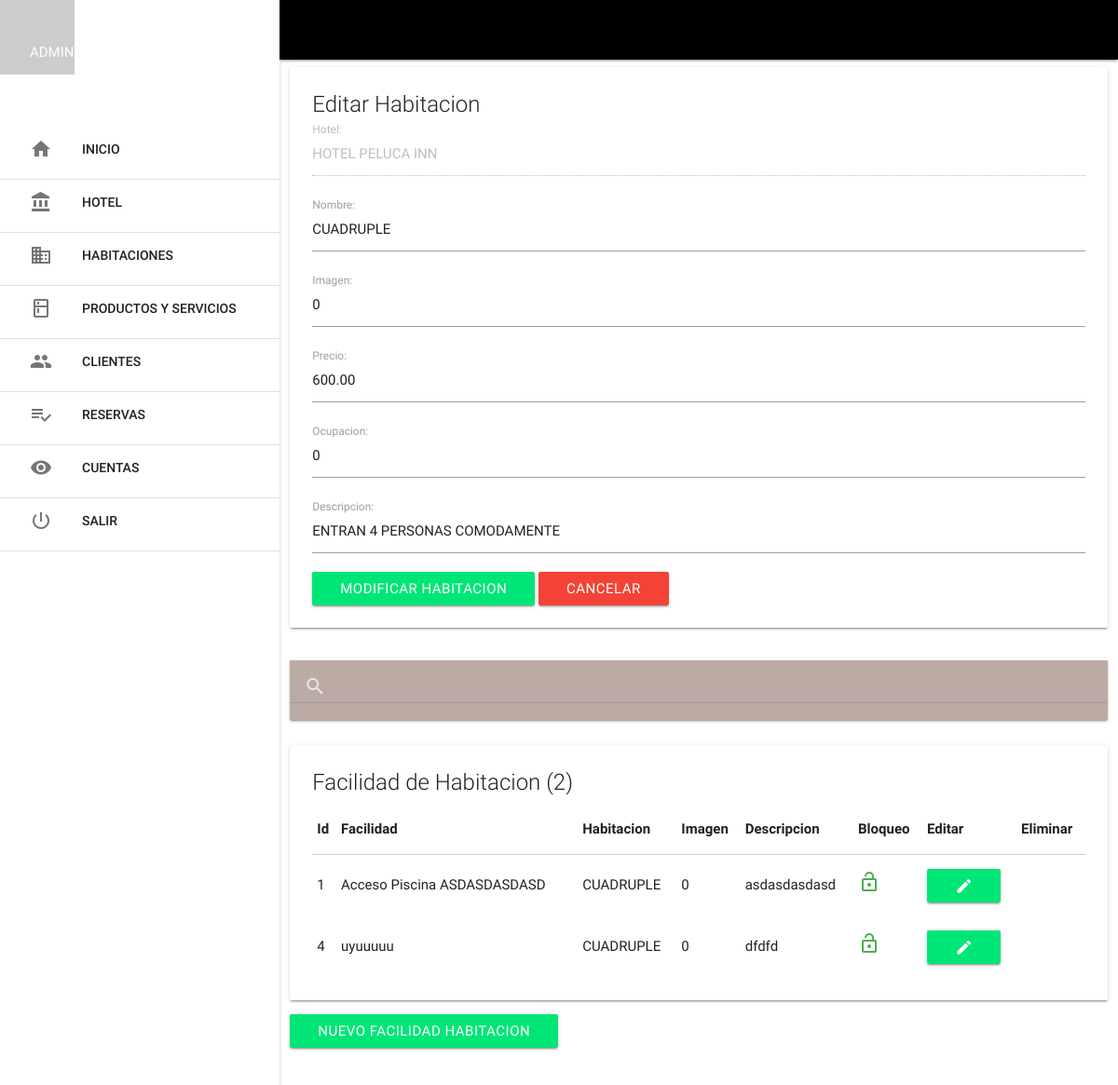
/mlt_habitacion/mlt_habitacion_ver.php?id=3 (signed in), run on the app's committed database.
### tables this page shows
CREATE TABLE IF NOT EXISTS `mlt_habitacion` (
  `hab_id` int(11) NOT NULL AUTO_INCREMENT,
  `hot_id` int(11) DEFAULT NULL,
  `hab_nombre` varchar(50) DEFAULT NULL,
  `hab_imagen` varchar(255) DEFAULT NULL,
  `hab_precio` decimal(8,2) DEFAULT NULL,
  `hab_ocupacion` tinyint(1) DEFAULT NULL,
  `hab_descripcion` text,
  `hab_estado` tinyint(1) DEFAULT NULL,
  PRIMARY KEY (`hab_id`),
  KEY `hot_id` (`hot_id`),
  CONSTRAINT `mlt_habitacion_ibfk_1` FOREIGN KEY (`hot_id`) REFERENCES `mlt_hotel` (`hot_id`)
);

CREATE TABLE IF NOT EXISTS `mlt_hotel` (
  `hot_id` int(11) NOT NULL AUTO_INCREMENT,
  `idi_id` int(11) DEFAULT NULL,
  `hot_nombre` varchar(80) DEFAULT NULL,
  `hot_direccion` varchar(255) DEFAULT NULL,
  `hot_ciudad` varchar(50) DEFAULT NULL,
  `hot_pais` varchar(50) DEFAULT NULL,
  `hot_ejex` varchar(20) DEFAULT NULL,
  `hot_ejey` varchar(20) DEFAULT NULL,
  `hot_email` varchar(80) DEFAULT NULL,
  `hot_telefono` int(15) DEFAULT NULL,
  `hot_estrellas` tinyint(1) DEFAULT NULL,
  `hot_imagen` varchar(255) DEFAULT NULL,
  `hot_descripcion` text,
  `hot_estado` tinyint(1) DEFAULT NULL,
  PRIMARY KEY (`hot_id`),
  KEY `idi_id` (`idi_id`),
  CONSTRAINT `mlt_hotel_ibfk_1` FOREIGN KEY (`idi_id`) REFERENCES `mlt_idioma` (`idi_id`)
);

CREATE TABLE IF NOT EXISTS `mlt_habitacion_facilitys` (
  `fac_id` int(11) NOT NULL AUTO_INCREMENT,
  `hab_id` int(11) DEFAULT NULL,
  `fac_nombre` varchar(50) DEFAULT NULL,
  `fac_imagen` varchar(255) DEFAULT NULL,
  `fac_descripcion` text,
  `fac_estado` tinyint(1) DEFAULT NULL,
  PRIMARY KEY (`fac_id`),
  KEY `hab_id` (`hab_id`),
  CONSTRAINT `mlt_habitacion_facilitys_ibfk_1` FOREIGN KEY (`hab_id`) REFERENCES `mlt_habitacion` (`hab_id`)
);

### mlt_habitacion/mlt_habitacion_ver.php (the view, shortened to what this page needs)
<?php include '../extend/header.php';
$hab_id = $con->real_escape_string(htmlentities($_GET['id']));
$sel = $con->query("SELECT mlt_habitacion.hab_id, mlt_habitacion.hot_id, (select mlt_hotel.hot_nombre from mlt_hotel where mlt_hotel.hot_id = mlt_habitacion.hot_id) as NombreHotel, mlt_habitacion.hab_nombre, mlt_habitacion.hab_imagen, mlt_habitacion.hab_precio, mlt_habitacion.hab_ocupacion, mlt_habitacion.hab_descripcion, mlt_habitacion.hab_estado FROM mlt_habitacion WHERE hab_id = $hab_id");
	while($f = $sel->fetch_assoc()){
?>
<div class="row">
	<div class="col s12">
		<div class="card">
			<div class="card-content">
				<span class="card-title">Editar Habitacion</span>
				<form class="form" action="controller_mlt_habitacion.php?op=modificar_mlt_habitacion&id=<?php echo $hab_id; ?>" method="post" enctype="multipart/form-data">
					<?php
                        if($_SESSION['nivel'] == 0)
                        {
                            echo ('<div class="input-field">');
                            echo ('<select name="hot_id" id="hot_id">');
                            echo ('option value="" disabled selected>Elija Hotel</option>');
                                $sel2 = $con->query("SELECT hot_id, hot_nombre FROM mlt_hotel where hot_estado = 1 and hot_id != 1 order by hot_nombre;");
                                while($f1 = $sel2->fetch_assoc()){
                                    echo '<option value="' . $f1['hot_id'] . '" selected>' . $f1['hot_nombre'] . '</option>';
                                }
                            echo ('</select>');
                            echo ('<label>Seleccione Hotel</label>');
                            echo ('</div>');
                        }
                        else
                        {
                            echo ('<div class="input-field">');
                                echo ('<input type="text" name="hot_id" disabled required');
                                $hoteel = $_SESSION['hot_id'];
                                $sel2 = $con->query("SELECT hot_id, hot_nombre FROM mlt_hotel where hot_id = $hoteel;");
                                while($f1 = $sel2->fetch_assoc())
                                {
                                    echo ('id="hot_id" value="' . $f1['hot_nombre'] . '" >');
                                }
                                echo ('<label for="hot_id">Hotel:</label>');
                            echo ('</div>');
                        }
                    ?>
					<div class="input-field">
						<input type="text" name="hab_nombre" required
						id="hab_nombre" value="<?php echo $f['hab_nombre']; ?>">
						<label for="hab_nombre">Nombre:</label>
					</div>
					<div class="input-field">
						<input type="text" name="hab_imagen" required
						id="hab_imagen" value="<?php echo $f['hab_imagen']; ?>">
						<label for="hab_imagen">Imagen:</label>
					</div>
					<div class="input-field">
						<input type="text" name="hab_precio" required
						id="hab_precio" value="<?php echo $f['hab_precio']; ?>">
						<label for="hab_precio">Precio:</label>
					</div>
					<div class="input-field">
						<input type="text" name="hab_ocupacion" required
						id="hab_ocupacion" value="<?php echo $f['hab_ocupacion']; ?>">
						<label for="hab_ocupacion">Ocupacion:</label>
					</div>
					<div class="input-field">
						<input type="text" name="hab_descripcion" required
						id="hab_descripcion" value="<?php echo $f['hab_descripcion']; ?>">
						<label for="hab_descripcion">Descripcion:</label>
					</div>
					<button type="submit" class="btn green accent-3" id="btn_guardar">Modificar Habitacion</button>
					<?php }?>
					<a href="index.php" class="btn red ">Cancelar</a>
				</form>
			</div>
		</div>
	</div>
</div>
<div class="row">
            <div class = "col s12">
                    <nav class="brown lighten-3">
                            <div class="nav_wrapper">
                                    <div class="input-field">
                                            <input type="search" id="buscar" autocomplete="off" >
                                            <label for="buscar"><i class="material-icons">search</i></label>
                                            <i class="material-icons">close</i>
                                    </div>
                            </div>
                    </nav>
            </div>
    </div>
    <?php $sel = $con->query("SELECT mlt_habitacion_facilitys.fac_id, mlt_habitacion_facilitys.hab_id, (select mlt_habitacion.hab_nombre from mlt_habitacion where mlt_habitacion.hab_id = mlt_habitacion_facilitys.hab_id) as HabitacionNombre, mlt_habitacion_facilitys.fac_nombre, mlt_habitacion_facilitys.fac_imagen, mlt_habitacion_facilitys.fac_descripcion, mlt_habitacion_facilitys.fac_estado FROM mlt_habitacion_facilitys WHERE mlt_habitacion_facilitys.hab_id = $hab_id");
            $row = mysqli_num_rows($sel);
    ?>
    <div class="row">
            <div class="col s12">
                    <div class="card">
                            <div class="card-content">
                                    <span class="card-title">Facilidad de Habitacion (<?php echo $row; ?>) </span>
                                    <TABLE>
                                            <THEAD>
                                                    <th>Id</th>
                                                    <th>Facilidad</th>
                                                    <th>Habitacion</th>
                                                    <th>Imagen</th>
                                                    <th>Descripcion</th>
                                                    <th>Bloqueo</th>
                                                    <th>Editar</th>
                                                    <th>Eliminar</th>
                                            </THEAD>
                                            <?php while($f = $sel->fetch_assoc()){ ?>
                                                    <tr>
                                                            <td><?php echo $f['fac_id']?></td>
                                                            <td><?php echo $f['fac_nombre']?></td>
                                                            <td><?php echo $f['HabitacionNombre']?></td>
                                                            <td><?php echo $f['fac_imagen']?></td>
                                                            <td><?php echo $f['fac_descripcion']?></td>
                                                            <td>
                                                            <?php if($f['fac_estado'] == 1): ?>
                                                                    <a href="controller_mlt_habitacion_facilitys.php?op=bloquear_mlt_habitacion_facilitys&id=<?php echo $f['fac_id'] ?>&bl=<?php echo $f['fac_estado'] ?>"><i class = "material-icons green-text">lock_open</i></a>
                                                                    <?php else: ?>
                                                                    <a href="controller_mlt_habitacion_facilitys.php?op=bloquear_mlt_habitacion_facilitys&id=<?php echo $f['fac_id'] ?>&bl=<?php echo $f['fac_estado'] ?>"><i class = "material-icons red-text">lock_outline</i></a>
                                                            <?php endif; ?>
                                                            </td>
                                                            <td>
                                                            <?php if($f['fac_estado'] == 1): ?>
                                                                    <a href="mlt_habitacion_facilitys_ver.php?id=<?php echo $f['fac_id']; ?>" class="btn green accent-3"><i class = "material-icons">edit</i></a>
                                                                    <?php else: ?>
                                                            <?php endif; ?>
                                                            </td>
                                                            <td>
                                                            </td>
                                                        </tr>
                                            <?php } ?>
                                    </TABLE>
                            </div>
                    </div>
            </div>
            <div class="row">
                    <div class = "col s12">
                            <a href="mlt_habitacion_facilitys_nuevo.php" class="btn green accent-3">NUEVO FACILIDAD HABITACION</a>
                    </div>
            </div>
    </div>
<?php include '../extend/scripts.php'; ?>
</body>
</html>

### data on the page
mlt_habitacion: hab_nombre "CUADRUPLE", hab_imagen "0", hab_precio "600.00", hab_ocupacion "0", hab_descripcion "ENTRAN 4 PERSONAS COMODAMENTE"
mlt_hotel: hot_id "HOTEL PELUCA INN"
mlt_habitacion_facilitys: fac_id "1", fac_nombre "Acceso Piscina ASDASDASDASD", HabitacionNombre "CUADRUPLE", fac_imagen "0", fac_descripcion "asdasdasdasd"
mlt_habitacion_facilitys: fac_id "4", fac_nombre "uyuuuuu", HabitacionNombre "CUADRUPLE", fac_imagen "0", fac_descripcion "dfdfd"

### other printed values
$_SESSION['nombre'] "ADMINISTRADOR"
$row "2"
